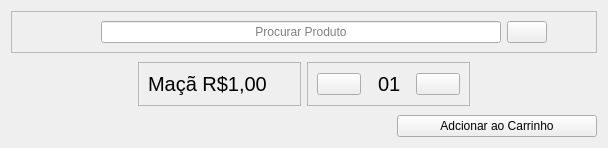
                <widget class="QWidget" name="tela_pdv_2">
                 <layout class="QVBoxLayout" name="verticalLayout_17">
                  <item>
                   <widget class="QWidget" name="tela_pdv_2_info_principal" native="true">
                    <layout class="QVBoxLayout" name="verticalLayout_18">
                     <property name="spacing">
                      <number>0</number>
                     </property>
                     <property name="leftMargin">
                      <number>0</number>
                     </property>
                     <property name="topMargin">
                      <number>0</number>
                     </property>
                     <property name="rightMargin">
                      <number>0</number>
                     </property>
                     <property name="bottomMargin">
                      <number>0</number>
                     </property>
                     <item alignment="Qt::AlignmentFlag::AlignHCenter|Qt::AlignmentFlag::AlignTop">
                      <widget class="QFrame" name="layout_pesquisar_produto_2">
                       <property name="minimumSize">
                        <size>
                         <width>500</width>
                         <height>0</height>
                        </size>
                       </property>
                       <property name="maximumSize">
                        <size>
                         <width>700</width>
                         <height>16777215</height>
                        </size>
                       </property>
                       <property name="styleSheet">
                        <string notr="true"/>
                       </property>
                       <property name="frameShape">
                        <enum>QFrame::Shape::StyledPanel</enum>
                       </property>
                       <property name="frameShadow">
                        <enum>QFrame::Shadow::Raised</enum>
                       </property>
                       <layout class="QHBoxLayout" name="horizontalLayout_6">
                        <item>
                         <spacer name="horizontalSpacer_2">
                          <property name="orientation">
                           <enum>Qt::Orientation::Horizontal</enum>
                          </property>
                          <property name="sizeType">
                           <enum>QSizePolicy::Policy::Minimum</enum>
                          </property>
                          <property name="sizeHint" stdset="0">
                           <size>
                            <width>80</width>
                            <height>20</height>
                           </size>
                          </property>
                         </spacer>
                        </item>
                        <item alignment="Qt::AlignmentFlag::AlignHCenter|Qt::AlignmentFlag::AlignVCenter">
                         <widget class="QLineEdit" name="input_pesquisar_produto_2">
                          <property name="minimumSize">
                           <size>
                            <width>400</width>
                            <height>0</height>
                           </size>
                          </property>
                          <property name="maximumSize">
                           <size>
                            <width>16777215</width>
                            <height>16777215</height>
                           </size>
                          </property>
                          <property name="styleSheet">
                           <string notr="true"/>
                          </property>
                          <property name="alignment">
                           <set>Qt::AlignmentFlag::AlignCenter</set>
                          </property>
                          <property name="placeholderText">
                           <string>Procurar Produto</string>
                          </property>
                         </widget>
                        </item>
                        <item alignment="Qt::AlignmentFlag::AlignRight">
                         <widget class="QPushButton" name="btn_pesquisar_produto_2">
                          <property name="maximumSize">
                           <size>
                            <width>50</width>
                            <height>16777215</height>
                           </size>
                          </property>
                          <property name="styleSheet">
                           <string notr="true">background-color: none;</string>
                          </property>
                          <property name="text">
                           <string/>
                          </property>
                          <property name="icon">
                           <iconset resource="imgs/icons.qrc">
                            <normaloff>:/icons/search.png</normaloff>:/icons/search.png</iconset>
                          </property>
                          <property name="iconSize">
                           <size>
                            <width>25</width>
                            <height>25</height>
                           </size>
                          </property>
                         </widget>
                        </item>
                        <item>
                         <spacer name="horizontalSpacer_7">
                          <property name="orientation">
                           <enum>Qt::Orientation::Horizontal</enum>
                          </property>
                          <property name="sizeHint" stdset="0">
                           <size>
                            <width>40</width>
                            <height>20</height>
                           </size>
                          </property>
                         </spacer>
                        </item>
                       </layout>
                      </widget>
                     </item>
                     <item alignment="Qt::AlignmentFlag::AlignHCenter|Qt::AlignmentFlag::AlignTop">
                      <widget class="QWidget" name="resultado_pesquisa_produto" native="true">
                       <property name="sizePolicy">
                        <sizepolicy hsizetype="Preferred" vsizetype="Expanding">
                         <horstretch>0</horstretch>
                         <verstretch>0</verstretch>
                        </sizepolicy>
                       </property>
                       <property name="minimumSize">
                        <size>
                         <width>350</width>
                         <height>0</height>
                        </size>
                       </property>
                       <property name="maximumSize">
                        <size>
                         <width>16777215</width>
                         <height>16777215</height>
                        </size>
                       </property>
                       <layout class="QHBoxLayout" name="horizontalLayout_8">
                        <item>
                         <widget class="QFrame" name="layout_nome_preco_produto">
                          <property name="frameShape">
                           <enum>QFrame::Shape::StyledPanel</enum>
                          </property>
                          <property name="frameShadow">
                           <enum>QFrame::Shadow::Raised</enum>
                          </property>
                          <layout class="QHBoxLayout" name="horizontalLayout_7">
                           <item>
                            <widget class="QLabel" name="txt_nome_preco_produto">
                             <property name="styleSheet">
                              <string notr="true">font-size:20px;</string>
                             </property>
                             <property name="text">
                              <string>Maçã R$1,00</string>
                             </property>
                            </widget>
                           </item>
                          </layout>
                         </widget>
                        </item>
                        <item>
                         <widget class="QFrame" name="layout_quant_produto">
                          <property name="frameShape">
                           <enum>QFrame::Shape::StyledPanel</enum>
                          </property>
                          <property name="frameShadow">
                           <enum>QFrame::Shadow::Raised</enum>
                          </property>
                          <layout class="QHBoxLayout" name="horizontalLayout_9">
                           <item>
                            <widget class="QPushButton" name="btn_menos">
                             <property name="styleSheet">
                              <string notr="true">background-color: none;</string>
                             </property>
                             <property name="text">
                              <string/>
                             </property>
                             <property name="icon">
                              <iconset resource="imgs/icons.qrc">
                               <normaloff>:/icons/minus-circle.png</normaloff>:/icons/minus-circle.png</iconset>
                             </property>
                            </widget>
                           </item>
                           <item>
                            <widget class="QLabel" name="txt_quantidade">
                             <property name="styleSheet">
                              <string notr="true">font-size: 20px;</string>
                             </property>
                             <property name="text">
                              <string>  01</string>
                             </property>
                            </widget>
                           </item>
                           <item>
                            <widget class="QPushButton" name="btn_mais">
                             <property name="styleSheet">
                              <string notr="true">background-color: none;</string>
                             </property>
                             <property name="text">
                              <string/>
                             </property>
                             <property name="icon">
                              <iconset resource="imgs/icons.qrc">
                               <normaloff>:/icons/add.png</normaloff>:/icons/add.png</iconset>
                             </property>
                            </widget>
                           </item>
                          </layout>
                         </widget>
                        </item>
                       </layout>
                      </widget>
                     </item>
                     <item alignment="Qt::AlignmentFlag::AlignRight">
                      <widget class="QPushButton" name="btn_adc_carrinho">
                       <property name="sizePolicy">
                        <sizepolicy hsizetype="Fixed" vsizetype="Fixed">
                         <horstretch>0</horstretch>
                         <verstretch>0</verstretch>
                        </sizepolicy>
                       </property>
                       <property name="minimumSize">
                        <size>
                         <width>200</width>
                         <height>0</height>
                        </size>
                       </property>
                       <property name="text">
                        <string>Adcionar ao Carrinho</string>
                       </property>
                       <property name="icon">
                        <iconset resource="imgs/icons.qrc">
                         <normaloff>:/icons/shopping-cart (1).png</normaloff>:/icons/shopping-cart (1).png</iconset>
                       </property>
                      </widget>
                     </item>
                    </layout>
                   </widget>
                  </item>
                 </layout>
                </widget>
